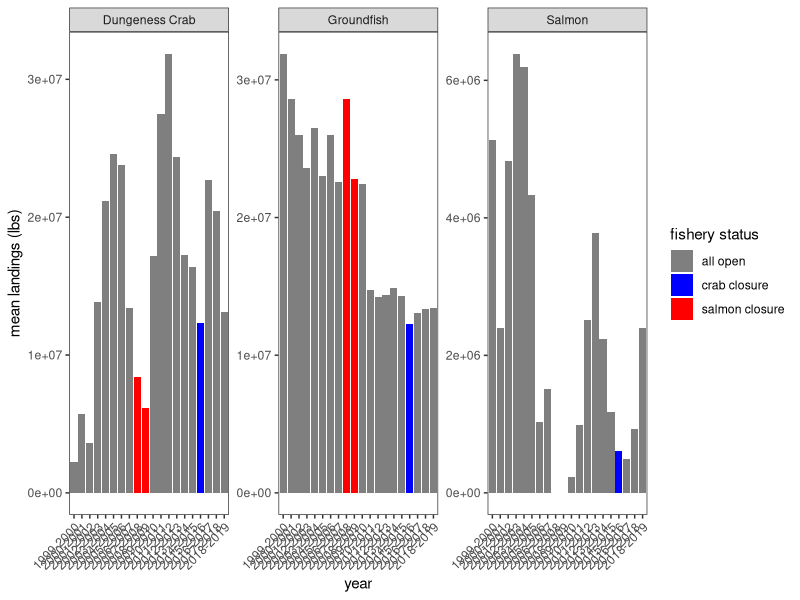

Generate this figure with R:
library(tidyverse)

# Read in cleaned data with only the fisheries of interest
fishyears <- read.csv("Data/DFW areas/fisheries_year_soi.csv")
fishyears$month <- factor(fishyears$month, levels = c("Nov", "Dec", "Jan", 
                                                      "Feb", "Mar", "Apr", 
                                                      "May", "Jun", "Jul",
                                                      "Aug", "Sep", "Oct"))

# Subset into salmon, dungeness crab, and groundfish --------------------------
cgs <- fishyears %>%
  filter(str_detect(species, "Dover Sole_Thornyhead_Sablefish|Pacific Whiting|Other Groundfish|Dungeness Crab|Salmon")) %>%
  mutate(species = str_replace_all(species, c("Dover Sole_Thornyhead_Sablefish" = "Groundfish",
                                              "Pacific Whiting" = "Groundfish",
                                              "Other Groundfish" = "Groundfish"))) %>%
  group_by(species, area, year, month) %>%
  summarize(landings = sum(landings, na.rm = TRUE))

# Find sum across all areas and all months & add colum with colors for graph
all_cgs <- cgs %>%
  group_by(species, year) %>%
  summarize(landings = sum(landings, na.rm = TRUE)) %>%
  mutate(status = case_when(
    year == "2007-2008" | year == "2008-2009" ~ "salmon closure",
    year == "2015-2016" ~ "crab closure",
    TRUE ~ "all open"  # all other years
  ))

# Plot mean catch over open & closed years ------------------------------------
closures_plot <- ggplot(all_cgs, aes(x = year, y = landings, fill = factor(status))) +
  geom_bar(position = "dodge", stat = "identity") +
  scale_fill_manual(name = "fishery status", values = c("grey50", "blue", "red")) +
  ylab("mean landings (lbs)") +
  theme_bw() +
  theme(panel.grid.major = element_blank(), panel.grid.minor = element_blank()) +
  theme(axis.text.x = element_text(angle = 45, hjust = 1)) +
  facet_wrap(~species, scale = "free", ncol = 3)

ggsave(filename = "~/Desktop/closures.pdf", 
       plot = closures_plot, width = 400, height = 150, units = "mm", dpi = 300)
